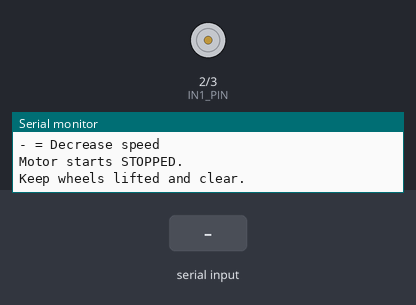
Bench run of a sketch on a simulated Arduino Uno, built with avr-gcc and run on an emulated ATmega328P. Parts: motor-driver pin pairs drawn as motors (green arrow = first pin HIGH = forward, orange = second pin HIGH = backward, longer = more drive, scaled by the enable pin), the last lines printed to the serial monitor. The inputs (shaded band) are chosen by the test bench.

Above: at 1.2 s.
1.3 s: "F\n" received over Serial
At 1.8 s:
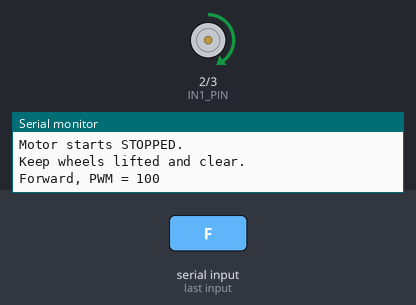
2.8 s: byte 66 ('B') received over Serial
At 4.0 s:
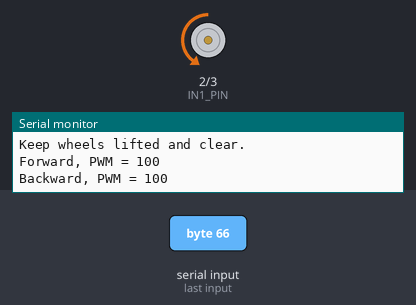
4.3 s: byte 83 ('S') received over Serial
At 5.3 s:
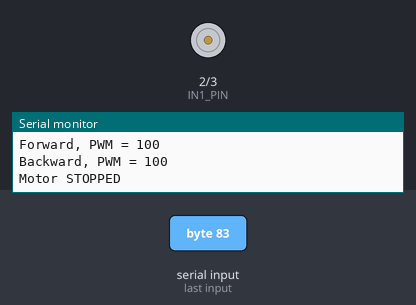
5.8 s: byte 43 ('+') received over Serial
7.3 s: "f\n" received over Serial
At 7.6 s:
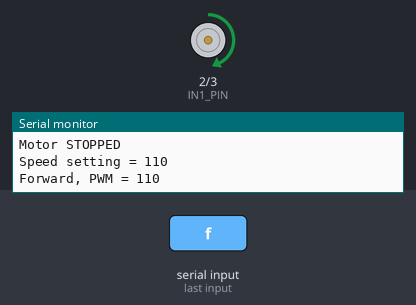
8.8 s: "S\n" received over Serial
At 9.9 s:
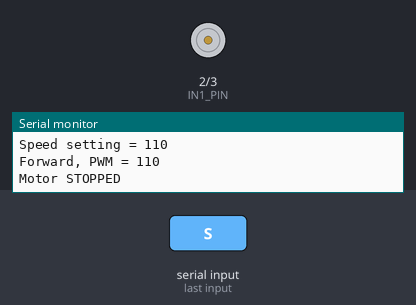
Timing chart, 0 to 11.3 s (numbered marks = the images above; inputs shaded):
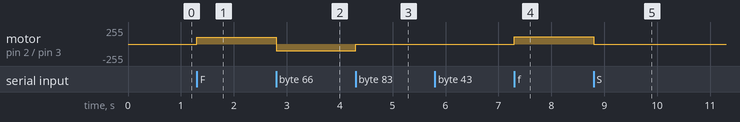

The sketch:

motor-test.ino
```cpp
/*
  L298N Motor Test
  Arduino Uno
  ENA = 9 (PWM)
  IN1 = 2
  IN2 = 3

  Serial commands:
    F = Forward
    B = Backward
    S = Stop
    + = Increase speed
    - = Decrease speed
*/

const uint8_t ENA_PIN = 9;
const uint8_t IN1_PIN = 2;
const uint8_t IN2_PIN = 3;

int motorSpeed = 100;
const int MIN_TEST_PWM = 70;
const int MAX_TEST_PWM = 180;

void stopMotor() {
  analogWrite(ENA_PIN, 0);
  digitalWrite(IN1_PIN, LOW);
  digitalWrite(IN2_PIN, LOW);
}

void setMotor(bool forward, int pwm) {
  // Stop PWM before changing direction.
  analogWrite(ENA_PIN, 0);

  if (forward) {
    digitalWrite(IN1_PIN, HIGH);
    digitalWrite(IN2_PIN, LOW);
  } else {
    digitalWrite(IN1_PIN, LOW);
    digitalWrite(IN2_PIN, HIGH);
  }

  analogWrite(ENA_PIN, constrain(pwm, 0, 255));
}

void setup() {
  pinMode(ENA_PIN, OUTPUT);
  pinMode(IN1_PIN, OUTPUT);
  pinMode(IN2_PIN, OUTPUT);

  stopMotor();

  Serial.begin(115200);

  Serial.println(F("\nL298N Motor Test"));
  Serial.println(F("F = Forward"));
  Serial.println(F("B = Backward"));
  Serial.println(F("S = Stop"));
  Serial.println(F("+ = Increase speed"));
  Serial.println(F("- = Decrease speed"));
  Serial.println(F("Motor starts STOPPED."));
  Serial.println(F("Keep wheels lifted and clear."));
}

void loop() {
  if (!Serial.available()) return;

  char command = Serial.read();

  switch (command) {
    case 'F':
    case 'f':
      setMotor(true, motorSpeed);
      Serial.print(F("Forward, PWM = "));
      Serial.println(motorSpeed);
      break;

    case 'B':
    case 'b':
      setMotor(false, motorSpeed);
      Serial.print(F("Backward, PWM = "));
      Serial.println(motorSpeed);
      break;

    case 'S':
    case 's':
      stopMotor();
      Serial.println(F("Motor STOPPED"));
      break;

    case '+':
      motorSpeed = min(motorSpeed + 10, MAX_TEST_PWM);
      Serial.print(F("Speed setting = "));
      Serial.println(motorSpeed);
      break;

    case '-':
      motorSpeed = max(motorSpeed - 10, MIN_TEST_PWM);
      Serial.print(F("Speed setting = "));
      Serial.println(motorSpeed);
      break;

    case '\r':
    case '\n':
      break;

    default:
      Serial.println(F("Unknown command. Use F/B/S/+/-"));
      break;
  }
}
```

Measured:
- after the input at 1.3 s, motor on pin 2 (IN1_PIN) / pin 3 (IN2_PIN): stopped → forward 100/255 at once
- after the input at 2.8 s, motor on pin 2 (IN1_PIN) / pin 3 (IN2_PIN): forward 100/255 → backward 100/255 at once
- after the input at 4.3 s, motor on pin 2 (IN1_PIN) / pin 3 (IN2_PIN): backward 100/255 → stopped at once
- after the input at 7.3 s, motor on pin 2 (IN1_PIN) / pin 3 (IN2_PIN): stopped → forward 110/255 at once
- after the input at 8.8 s, motor on pin 2 (IN1_PIN) / pin 3 (IN2_PIN): forward 110/255 → stopped at once
